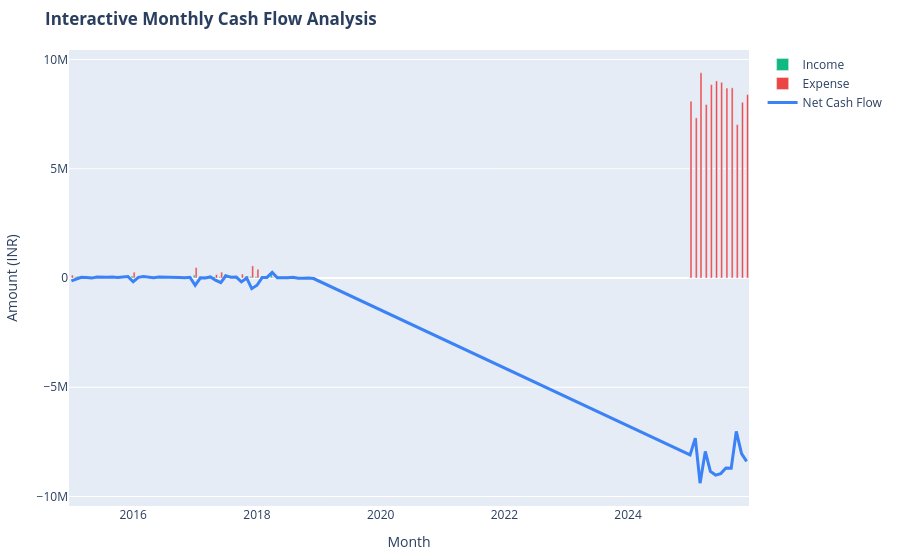

Notebook cell for this chart:
### Code cell
# Interactive Monthly Cash Flow Analysis
plotly_flow = create_interactive_monthly_trend(df)
if plotly_flow:
    try:
        plotly_flow.show()
    except Exception:
        print("[info] Plotly interactive trend generated successfully.")
